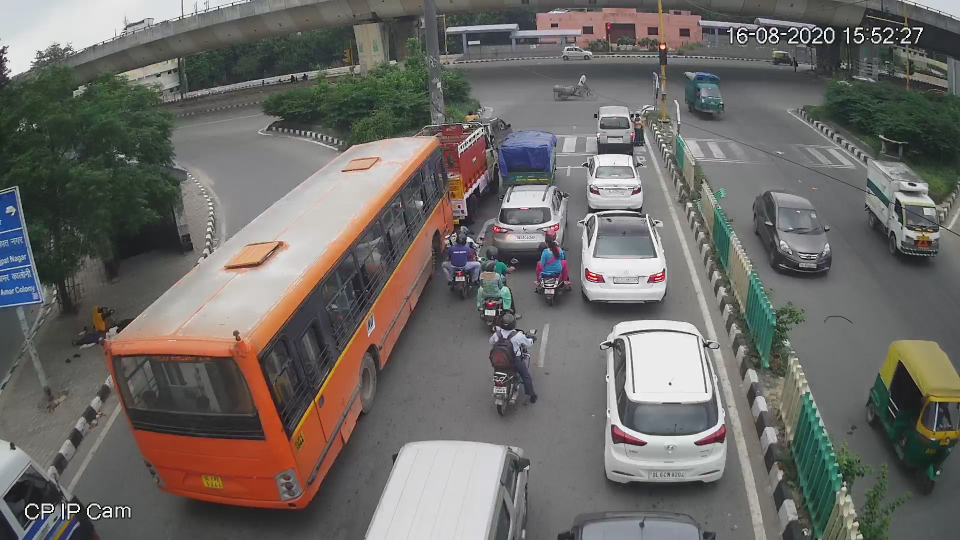
//> input picture Part a/traffic.jpg, 1920 x 1080 px (shown at 1/2 size)
$ ./task1 'Part a/traffic.jpg'   (built with g++ and OpenCV 4)
//> lines starting //> are read from the running program, lines starting //| are printed output that depends on the picture
/*
Subtask1 - Task 1 - C0P290. Semester 2, 2020-21
Using homography matrix for perspective correction to get a bird's eye view of the traffic

Authors - Harshita(2019CS10357) & Om Krishna(2019CS10272)
*/

#include <opencv4/opencv2/opencv.hpp>

using namespace cv;
using namespace std;

struct point{
    vector<Point2f> points;
};

void getMouseClicks(int event,int x,int y, int flags,void* param){

    point* data = (point*) param;
    if(event==EVENT_LBUTTONDOWN){
        if(data->points.size()<4)
            data->points.push_back(Point2f(x,y));
    }

}

int main(int argc, char** argv){

    //reading input image passed during runtime
    Mat img = imread(argv[1]);
//> img is the input picture: 1080 rows x 1920 cols, CV_8UC3; mean B, G, R 102.5, 106.2, 109.1
    if(!img.data){
        cout<<"Err : Couldnt read the image file. Check the path/extension"<<endl;
        return -1;
    }

    //changing to grayscale
    cvtColor(img,img,COLOR_BGR2GRAY);
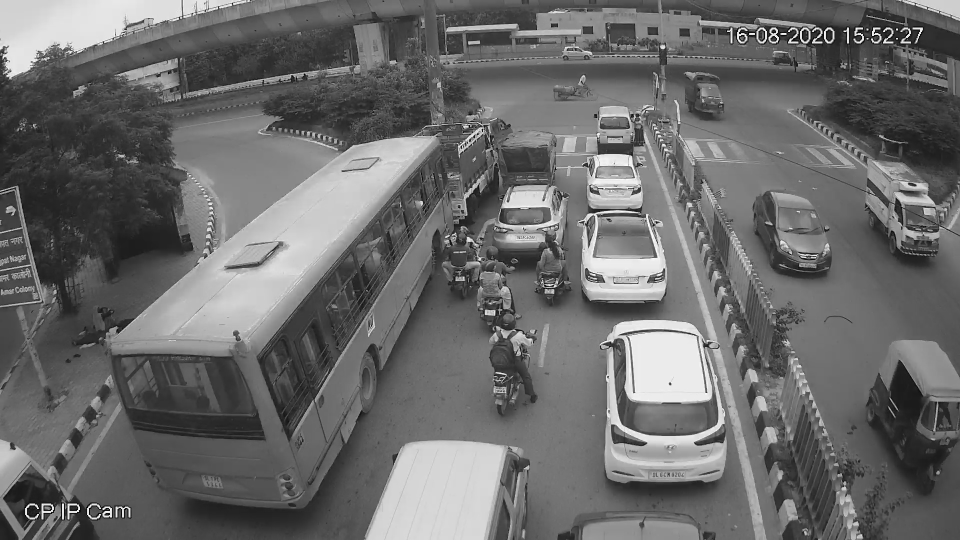
//> img: 1080 rows x 1920 cols, CV_8UC1 (shown at 1/2 size); min 0, max 255, mean 106.6

    vector<Point2f> img_points;
    vector<Point2f> dest_points;
    vector<Point2f> crp_points;


    // [5 lines of commented-out code are left out]

    cout<<"Click on 4 points on the image (to warp and crop) and press enter"<<endl<<"Top-left first and clockwise"<<endl;

    //Get user input
    point data;
    data.points = img_points;
    imshow("Original Frame",img);
    setMouseCallback("Original Frame",getMouseClicks,&data);
    waitKey(0);
//> the left mouse button is pressed and released at (480, 270)
//> the left mouse button is pressed and released at (1440, 270)
//> the left mouse button is pressed and released at (1440, 810)
//> the left mouse button is pressed and released at (480, 810)

    //Points start at top-left and go clockwise
    dest_points.push_back(Point2f(472,152));
    dest_points.push_back(Point2f(900,152));
    dest_points.push_back(Point2f(900,930));
    dest_points.push_back(Point2f(472,930));

    //Points start at top-left and go clockwise
    crp_points.push_back(Point2f(0,0));
    crp_points.push_back(Point2f(400,0));
    crp_points.push_back(Point2f(400,800));
    crp_points.push_back(Point2f(0,800));

    Mat img_warped;
    Mat img_cropped;

    //Finding the homography matrix and using it for perspective correction
    Mat h = findHomography(data.points,dest_points);
    warpPerspective(img,img_warped,h,img.size());
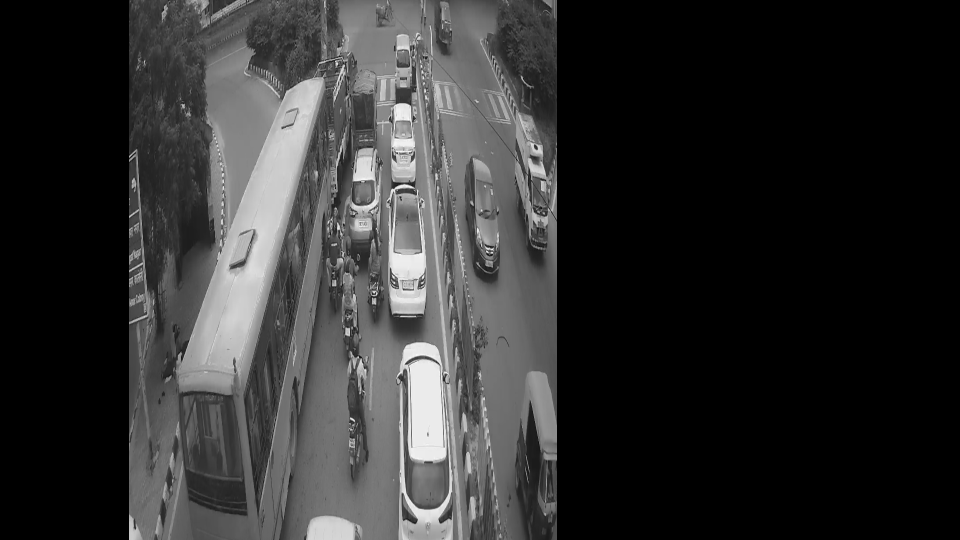
//> img_warped: 1080 rows x 1920 cols, CV_8UC1 (shown at 1/2 size); min 0, max 254, mean 47.8

    //Finding the homography matrix and using it for perspective correction
    Size size(400,800);
    Mat h2 = findHomography(data.points,crp_points);
    warpPerspective(img,img_cropped,h2,size);
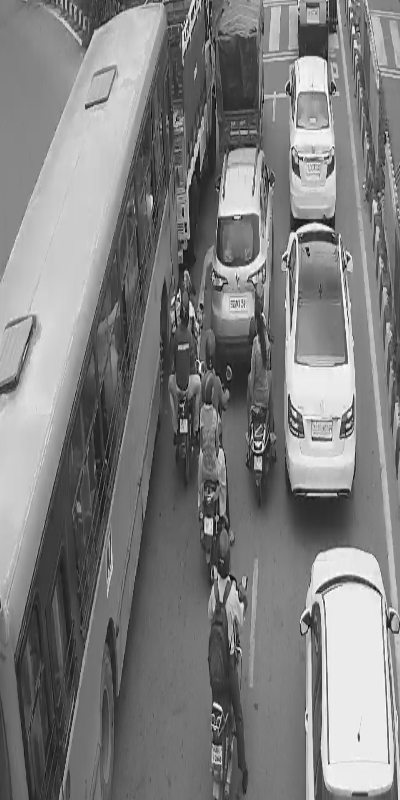
//> img_cropped: 800 rows x 400 cols, CV_8UC1; min 2, max 255, mean 127.4

    //Displaying output images to the user
    imshow("Processed Frame",img_warped);
    waitKey(0);

    //Displaying output images to the user
    imshow("Cropped Frame",img_cropped);
    waitKey(0);


    //Saving processes images to disk
    bool write_wrapped = imwrite("./"+string(argv[1]).substr(0,string(argv[1]).find_last_of("."))+"_Warped.jpg", img_warped);
    bool write_cropped = imwrite("./"+string(argv[1]).substr(0,string(argv[1]).find_last_of("."))+"_Cropped.jpg", img_cropped);

    if(!write_wrapped) cout<<"Couldnt save warped image";
    if(!write_cropped) cout<<"Couldnt save cropped image";

    return 0;
}
